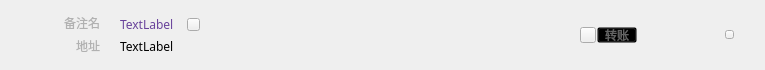
<?xml version="1.0" encoding="UTF-8"?>
<ui version="4.0">
 <class>SingleContactWidget</class>
 <widget class="QWidget" name="SingleContactWidget">
  <property name="geometry">
   <rect>
    <x>0</x>
    <y>0</y>
    <width>765</width>
    <height>70</height>
   </rect>
  </property>
  <property name="font">
   <font>
    <family>微软雅黑</family>
   </font>
  </property>
  <property name="windowTitle">
   <string>Form</string>
  </property>
  <property name="styleSheet">
   <string notr="true"/>
  </property>
  <widget class="QLabel" name="addressLabel2">
   <property name="geometry">
    <rect>
     <x>0</x>
     <y>40</y>
     <width>100</width>
     <height>12</height>
    </rect>
   </property>
   <property name="font">
    <font>
     <family>微软雅黑</family>
    </font>
   </property>
   <property name="styleSheet">
    <string notr="true">color: rgb(177, 177, 177);</string>
   </property>
   <property name="text">
    <string>地址</string>
   </property>
   <property name="alignment">
    <set>Qt::AlignRight|Qt::AlignTrailing|Qt::AlignVCenter</set>
   </property>
  </widget>
  <widget class="QLabel" name="remarkLabel2">
   <property name="geometry">
    <rect>
     <x>0</x>
     <y>17</y>
     <width>100</width>
     <height>12</height>
    </rect>
   </property>
   <property name="font">
    <font>
     <family>微软雅黑</family>
    </font>
   </property>
   <property name="styleSheet">
    <string notr="true">color: rgb(177, 177, 177);</string>
   </property>
   <property name="text">
    <string>备注名</string>
   </property>
   <property name="alignment">
    <set>Qt::AlignRight|Qt::AlignTrailing|Qt::AlignVCenter</set>
   </property>
  </widget>
  <widget class="QToolButton" name="deleteBtn">
   <property name="geometry">
    <rect>
     <x>725</x>
     <y>30</y>
     <width>9</width>
     <height>9</height>
    </rect>
   </property>
   <property name="cursor">
    <cursorShape>PointingHandCursor</cursorShape>
   </property>
   <property name="focusPolicy">
    <enum>Qt::NoFocus</enum>
   </property>
   <property name="text">
    <string/>
   </property>
  </widget>
  <widget class="QLabel" name="addressLabel">
   <property name="geometry">
    <rect>
     <x>120</x>
     <y>38</y>
     <width>71</width>
     <height>16</height>
    </rect>
   </property>
   <property name="text">
    <string>TextLabel</string>
   </property>
   <property name="textInteractionFlags">
    <set>Qt::TextSelectableByMouse</set>
   </property>
  </widget>
  <widget class="QLabel" name="remarkLabel">
   <property name="geometry">
    <rect>
     <x>120</x>
     <y>16</y>
     <width>61</width>
     <height>16</height>
    </rect>
   </property>
   <property name="font">
    <font>
     <family>微软雅黑</family>
    </font>
   </property>
   <property name="styleSheet">
    <string notr="true">color: rgb(105,67,155);</string>
   </property>
   <property name="text">
    <string>TextLabel</string>
   </property>
   <property name="textInteractionFlags">
    <set>Qt::TextSelectableByMouse</set>
   </property>
  </widget>
  <widget class="QToolButton" name="transferBtn">
   <property name="geometry">
    <rect>
     <x>597</x>
     <y>27</y>
     <width>40</width>
     <height>16</height>
    </rect>
   </property>
   <property name="font">
    <font>
     <family>微软雅黑</family>
    </font>
   </property>
   <property name="cursor">
    <cursorShape>PointingHandCursor</cursorShape>
   </property>
   <property name="focusPolicy">
    <enum>Qt::NoFocus</enum>
   </property>
   <property name="styleSheet">
    <string notr="true">background:transparent;color: rgb(100,100,100);</string>
   </property>
   <property name="text">
    <string>转账</string>
   </property>
  </widget>
  <widget class="QToolButton" name="editBtn">
   <property name="geometry">
    <rect>
     <x>187</x>
     <y>18</y>
     <width>13</width>
     <height>13</height>
    </rect>
   </property>
   <property name="cursor">
    <cursorShape>PointingHandCursor</cursorShape>
   </property>
   <property name="focusPolicy">
    <enum>Qt::NoFocus</enum>
   </property>
   <property name="text">
    <string/>
   </property>
  </widget>
  <widget class="QToolButton" name="transferBtn2">
   <property name="geometry">
    <rect>
     <x>580</x>
     <y>27</y>
     <width>16</width>
     <height>16</height>
    </rect>
   </property>
   <property name="cursor">
    <cursorShape>PointingHandCursor</cursorShape>
   </property>
   <property name="focusPolicy">
    <enum>Qt::NoFocus</enum>
   </property>
   <property name="text">
    <string/>
   </property>
  </widget>
 </widget>
 <resources/>
 <connections/>
</ui>
